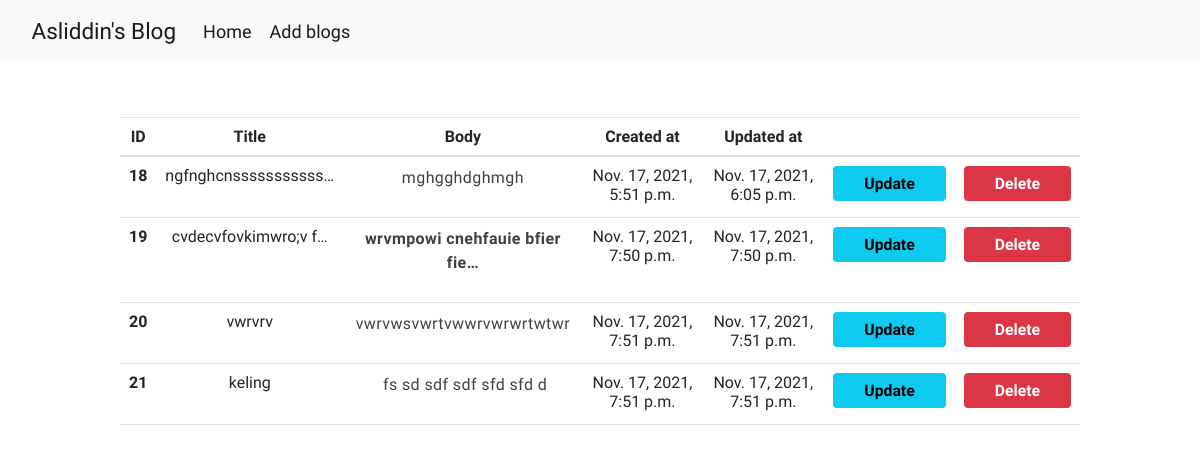
The page /list/ on the database as committed earlier.
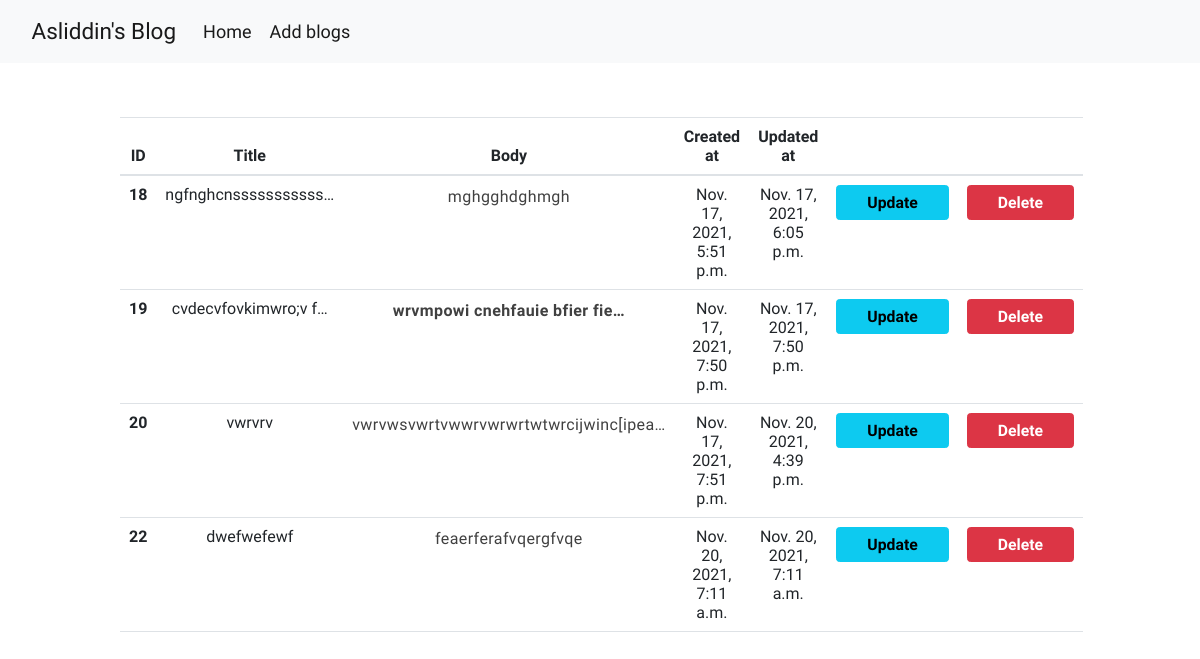
The same page on the database as committed later.
### project/models.py (models this page shows, shortened)
class Blog(models.Model):
    class Meta:
        verbose_name = "Blog"
        verbose_name_plural = "Blogs"
    title = models.CharField(max_length=255)
    body = RichTextUploadingField(blank=True, null=True)
    created_at = models.DateTimeField(auto_now_add=True)
    updated_at = models.DateTimeField(auto_now=True)

### project/views.py (the view)
# urls.py: path("list/", list, name="list"),
def list(request):
    blogs = Blog.objects.all()
    context = {
        "blogs":blogs,
    }
    return render(request, "forms/list.html", context)

### my_site/context.py (called while the page is built)
def context(request):
    post = Blog.objects.all().first()
    return {
        "post":post,
    }

### templates/forms/list.html (shortened to what this page needs)
{% extends "base.html" %}
{% load static %}
{% block main %}
<body>
    <nav class="navbar navbar-expand-lg navbar-light bg-light">
        <div class="container-fluid">
          <a class="navbar-brand" href="{% url 'profil' %}">Asliddin's Blog</a>
          <div class="collapse navbar-collapse" id="navbarNavAltMarkup">
            <div class="navbar-nav">
              <a class="nav-link active" aria-current="page" href="{% url 'index' %}">Home</a>
              <a class="nav-link active" aria-current="page" href="{% url 'create-blog' %}">Add blogs</a>
            </div>
          </div>
        </div>
      </nav>
    <br>
    <div class="container mt-4">
        <table class="table">
            <thead>
                <tr style="text-align: center;">
                    <th scope="col">ID</th>
                    <th scope="col">Title</th>
                    <th scope="col">Body</th>
                    <th scope="col">Created at</th>
                    <th scope="col">Updated at</th>
                    <th scope="col"></th>
                    <th scope="col"></th>
                </tr>
            </thead>
            <tbody>
                {% for blog in blogs %}
                <tr style="text-align: center;">
                    <th scope="row">{{blog.id}}</th>
                    <td>{{blog.title|truncatechars:20}}</td>
                    <td>{{blog.body| safe | truncatechars:40}}</td>
                    <td>{{blog.created_at}}</td>
                    <td>{{blog.updated_at}}</td>
                    <td>
                        <a href="{% url 'update-blog' pk=blog.id %}" class="btn btn-info btn-sm">
                            Update
                        </a>
                    </td>
                    <td>
                        <a href="{% url 'delete-blog' pk=blog.id %}" class="btn btn-danger btn-sm">
                            Delete
                        </a>
                    </td>
                </tr>
                {% endfor %}
            </tbody>
        </table>
    </div>
</body>
{% endblock main %}

Rows that differ between the two databases and show on the page:
removed Blog: id "21", title "keling", body "fs sd sdf sdf sfd sfd d", created_at "Nov. 17, 2021, 7:51 p.m.", updated_at "Nov. 17, 2021, 7:51 p.m."
changed Blog "vwrvrv": body "vwrvwsvwrtvwwrvwrwrtwtwr" → "vwrvwsvwrtvwwrvwrwrtwtwrcijwinc[ipea…"; updated_at "Nov. 17, 2021, 7:51 p.m." → "Nov. 20, 2021, 4:39 p.m."
added Blog: id "22", title "dwefwefewf", body "feaerferafvqergfvqe", created_at "Nov. 20, 2021, 7:11 a.m.", updated_at "Nov. 20, 2021, 7:11 a.m."
